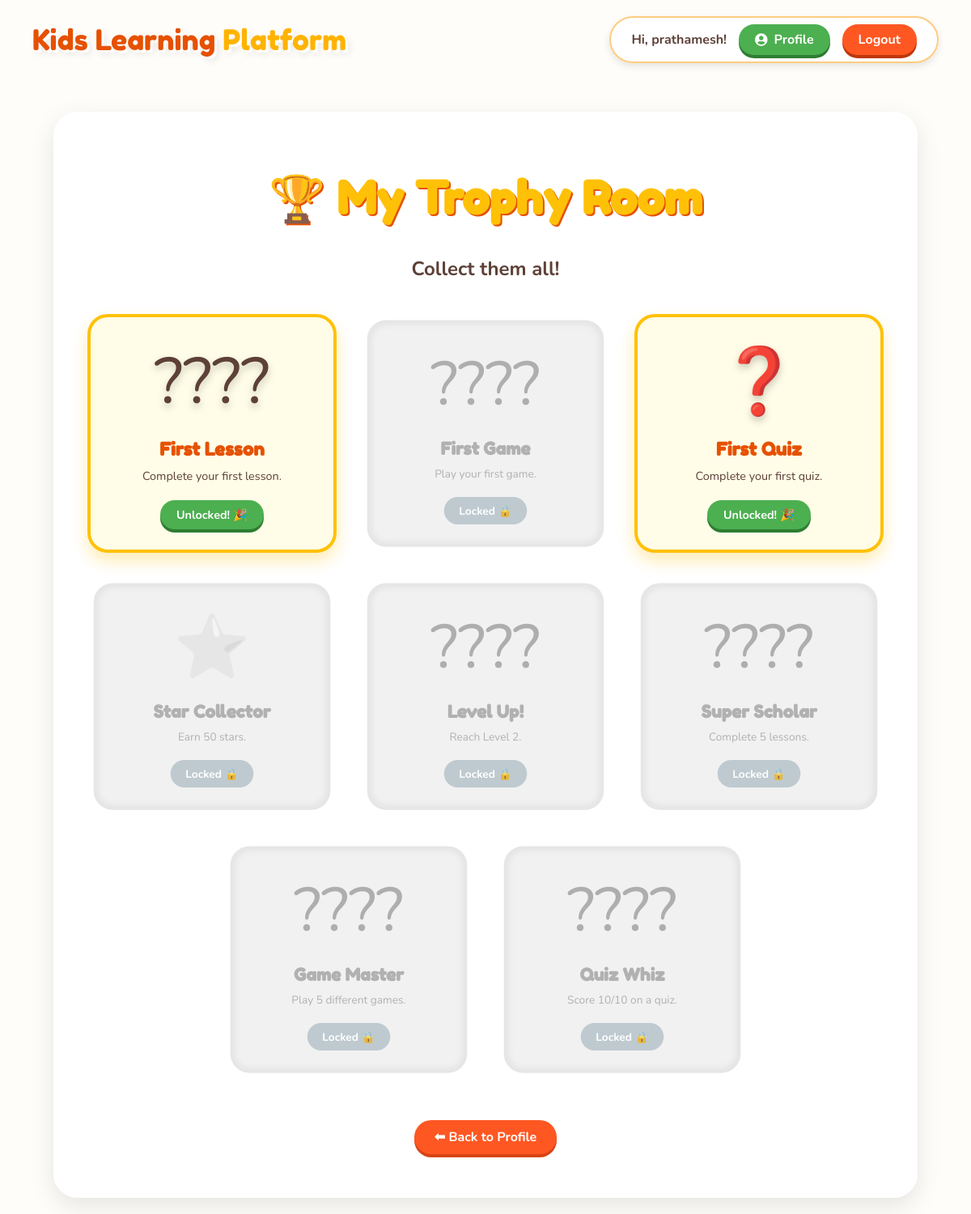
Page /child/achievements.php (signed in) on the committed database.
### tables this page shows
CREATE TABLE `achievements` (
  `achievement_id` int(11) NOT NULL,
  `title` varchar(100) DEFAULT NULL,
  `description` text DEFAULT NULL,
  `badge_icon` varchar(255) DEFAULT NULL,
  `created_at` timestamp NOT NULL DEFAULT current_timestamp()
);

### child/achievements.php (the view, shortened to what this page needs)
<?php
require_once '../config/db.php';
$child_id = $_SESSION['user_id'];
$allBadges = $pdo->query("SELECT * FROM achievements")->fetchAll();
$earned = $pdo->prepare("SELECT achievement_id FROM child_achievements WHERE child_id = ?");
$earned->execute([$child_id]);
$myBadges = $earned->fetchAll(PDO::FETCH_COLUMN);
include 'includes/header.php';
?>
<div class="glass-panel" style="max-width: 1000px; margin: 0 auto;">
    <div style="text-align:center; margin-bottom:40px;">
        <h1 style="color:#FFC107; font-size:3.5rem; font-family: 'Fredoka One'; text-shadow: 2px 2px 0 #E65100;">🏆 My Trophy Room</h1>
        <p style="font-size:1.5rem; color:#5D4037; font-weight:bold;">Collect them all!</p>
    </div>
    <div style="display: flex; flex-wrap: wrap; justify-content: center; gap: 30px;">
        <?php foreach($allBadges as $badge): ?>
            <?php $isUnlocked = in_array($badge['achievement_id'], $myBadges); ?>
            <div style="
                background: <?php echo $isUnlocked ? '#FFFDE7' : '#EEEEEE'; ?>;
                padding: 25px;
                border-radius: 25px;
                width: 250px;
                text-align: center;
                box-shadow: <?php echo $isUnlocked ? '0 10px 20px rgba(255, 193, 7, 0.3)' : 'inset 0 0 10px rgba(0,0,0,0.1)'; ?>;
                border: 4px solid <?php echo $isUnlocked ? '#FFC107' : '#E0E0E0'; ?>;
                transform: <?php echo $isUnlocked ? 'scale(1)' : 'scale(0.95)'; ?>;
                opacity: <?php echo $isUnlocked ? '1' : '0.8'; ?>;
                transition: transform 0.2s;
                display: flex; flex-direction: column; align-items: center; justify-content: space-between;
            ">
                <div style="font-size: 5rem; margin-bottom: 15px; filter: <?php echo $isUnlocked ? 'drop-shadow(0 5px 5px rgba(0,0,0,0.2))' : 'grayscale(100%) opacity(0.5)'; ?>;">
                    <?php echo $badge['badge_icon']; ?>
                </div>
                <div>
                    <h3 style="color: <?php echo $isUnlocked ? '#E65100' : '#9E9E9E'; ?>; margin: 0 0 10px 0; font-family: 'Fredoka One'; font-size: 1.4rem;">
                        <?php echo htmlspecialchars($badge['title']); ?>
                    </h3>
                    <p style="color: <?php echo $isUnlocked ? '#5D4037' : '#9E9E9E'; ?>; font-size: 0.9rem; line-height: 1.4; margin: 0;">
                        <?php echo htmlspecialchars($badge['description']); ?>
                    </p>
                </div>
                <?php if($isUnlocked): ?>
                    <div style="background:#4CAF50; color:white; padding:8px 20px; border-radius:20px; display:inline-block; font-size:0.9rem; font-weight:bold; margin-top:20px; box-shadow: 0 4px 0 #2E7D32;">
                        Unlocked! 🎉
                    </div>
                <?php else: ?>
                    <div style="background:#B0BEC5; color:white; padding:8px 20px; border-radius:20px; display:inline-block; font-size:0.9rem; font-weight:bold; margin-top:20px;">
                        Locked 🔒
                    </div>
                <?php endif; ?>
            </div>
        <?php endforeach; ?>
    </div>
    <div style="text-align:center; margin-top: 50px;">
        <a href="progress.php" class="btn-back" style="display: inline-block;">⬅ Back to Profile</a>
    </div>
</div>
</div>
</body>
</html>

### child/assets/css/child_theme.css (style rules this page uses)
:root { --primary-color: #FF9800; --secondary-color: #FF5722; --accent-color: #FFC107; --danger-color: #E64A19; --text-color: #5D4037; --white: #fff; --header-bg: transparent; --card-bg: #FFFFFF; }
body { font-family: 'Nunito', sans-serif; margin: 0; padding: 0; min-height: 100vh; overflow-x: hidden; color: var(--text-color); }
.glass-panel { background: rgba(255, 255, 255, 0.9); border-radius: 30px; padding: 30px; box-shadow: 0 10px 30px rgba(0,0,0,0.1); border: 4px solid #fff; margin-bottom: 30px; }
.btn-back { display: inline-block; background: #FF5722; color: white; padding: 10px 25px; border-radius: 30px; text-decoration: none; font-weight: bold; box-shadow: 0 4px 0 #D84315; margin-bottom: 20px; transition: all 0.2s; }

### rows in the picture
achievements: badge_icon "????", title "First Lesson", description "Complete your first lesson.", shows "Unlocked! 🎉"
achievements: badge_icon "????", title "First Game", description "Play your first game.", shows "Locked 🔒"
achievements: badge_icon "❓", title "First Quiz", description "Complete your first quiz.", shows "Unlocked! 🎉"
achievements: badge_icon "⭐", title "Star Collector", description "Earn 50 stars.", shows "Locked 🔒"
achievements: badge_icon "????", title "Level Up!", description "Reach Level 2.", shows "Locked 🔒"
achievements: badge_icon "????", title "Super Scholar", description "Complete 5 lessons.", shows "Locked 🔒"
achievements: badge_icon "????️", title "Game Master", description "Play 5 different games.", shows "Locked 🔒"
achievements: badge_icon "????", title "Quiz Whiz", description "Score 10/10 on a quiz.", shows "Locked 🔒"

### other values in the picture
$child_name_header "prathamesh"
